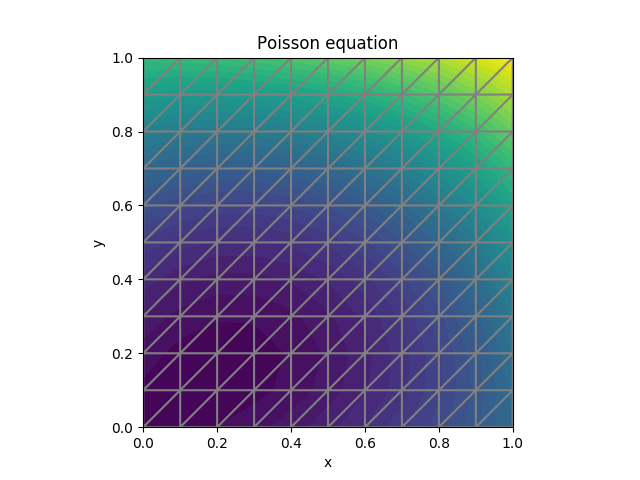

The script that drew this image:
from __future__ import print_function
from fenics import *
import matplotlib.pyplot as plt

# Create mesh and define function space
mesh = UnitSquareMesh(10,10)
V=FunctionSpace(mesh, 'P',1)

# Define boundary condtion
u_D= Expression('1+x[0]*x[0]+2*x[1]*x[1]', degree= 2)

def boundary (x, on_boundary):
    return on_boundary

bc= DirichletBC(V, u_D, boundary)

# Define variation problem
u = TrialFunction(V)
v = TestFunction(V)
f = Constant(-10)
a = dot(grad(u), grad(v))*dx
L= f*v*dx

# Compute solution
u= Function(V)
solve( a == L, u, bc)

# Plot solution and mesh
plot(u)
plot(mesh)
interactive()

# Save solution to file in VTK format
vtkfile = File('poisson/solution.pvd')
vtkfile << u

# Compute error in L@ norm
error_L2 = errornorm(u_D, u, 'L2')

#Compute maximum erro at vertices
vertex_values_u_D = u_D.compute_vertex_values(mesh)
vertex_values_u = u.compute_vertex_values(mesh)

import numpy as np
error_max = np.max(np.abs(vertex_values_u_D - vertex_values_u))

# Print errors
print('error_max = ', error_L2)
print('error_max = ', error_max)

#Hold plot
plt.title("Poisson equation")
plt.xlabel("x")
plt.ylabel("y")
plt.show()
